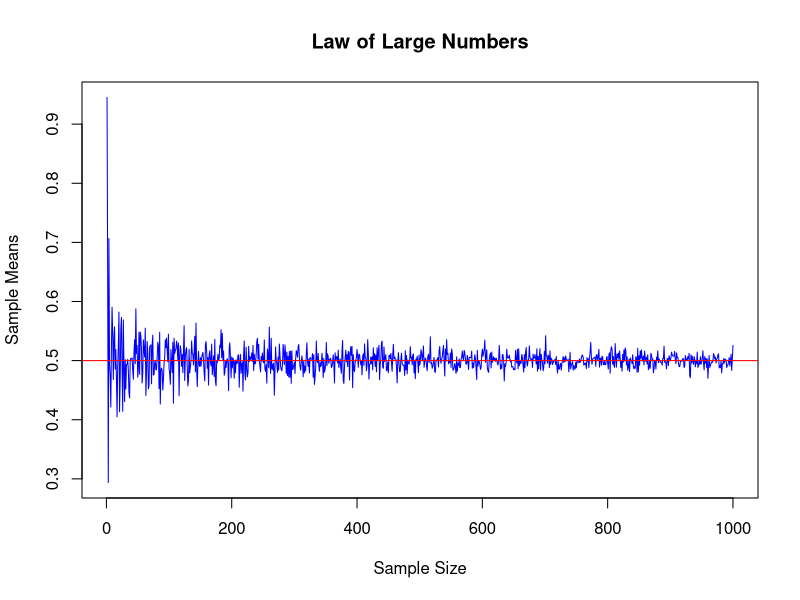

Generate this figure with R: (Note: this script raises an error after producing the figure.)
#Sarah Bouchat
#PS812 Week 10
#7 November 2014
#WLLN and ecdfs

#############################
# LAW OF LARGE NUMBERS
#############################
# Use this example to convince yourself of the law of large numbers. This for loop creates draws from a standard uniform. We'll plot it to see if, given a large number of draws, the sample mean converges to the mean mu=.5 as we expect
n<-1000
mu<-.5
means<-rep(0,1000)
for(i in 1:n){
	draws<-runif(i)
	means[i]<-mean(draws)
}
plot(means, type="l", main="Law of Large Numbers", xlab="Sample Size", ylab="Sample Means", col="blue")
abline(h=mu, col="red")


#############################
# PLOTTING EMPIRICAL CDFS
#############################


######### In General #########

# ecdf() gives you the empirical cdf of a set of random draws from a distribution. We can wrap plot() around it in order to visualize it
plot(ecdf(x))

# Remembering that for large enough draws, things start to look very "normal", we might want to overlay the cdf of a normal distribution on our empirical cdf. We can do that after the above plot() command this way:
curve(pnorm(x,2,5), add=TRUE, col="green")

# Notice the add=TRUE argument: this is how R knows to overlay the curve on the already existing plot!
# In this case, we're using pnorm for the distribution function of a normal distribution, and telling R that it should have the same "length" as the empirical cdf we plotted, a mean of 2, and a standard deviation of 5
# Also note that you can change the color argument to make the two lines distinguishable


######### More Examples #########

# A reminder from your previous problem set: we can do plot empirical cdfs with explicit values
values<-c(-2,0,1,4)
Sample1=function(n) sample(values, n, replace=T, prob=c(.4,.1,.3,.2))

# Now you know more concretely why I took a sample of 10000!
Draws<-Sample1(10000)
plot(ecdf(Draws), col.01line="black", main="Problem 2 Empirical CDF", xlab="y", ylab="F(y)")
axis(side=1, at=seq(-4,6, by=1))
axis(side=2, at=seq(0,1,by=.1), labels=TRUE)

# A more general example: we can plot the empirical cdf with just random numbers
n<-100
sample<-rep(0,n)
for(i in 1:n){
	draws<-runif(9)
	sample[i]<-mean(draws)
}
plot(ecdf(sample), col="blue")

# Another way to think about it: we're creating for loops or using apply() to create a vector of means (we're specifying some restrictions then drawing sample means according to those restrictions). Then we're plotting that set of samples

# There many ways to draw samples and plot the ecdf. The one we'll do is with a for loop.

# For loop version (like above).
# Suppose we're asked to draw 10,000 samples from a discrete uniform distribution that goes from 0-10


sd<-sqrt(((10*2.5)/100))

z.sample<-NULL
for(i in 1:10000){
	my.sample<-mean(rbinom(10, 10, .5))
	z.sample<-c(z.sample, my.sample)
}
plot(ecdf(z.sample), main="Empirical CDF", col="blue")
curve(pnorm(x,mean=5, sd=sd), add=TRUE, col="red")

